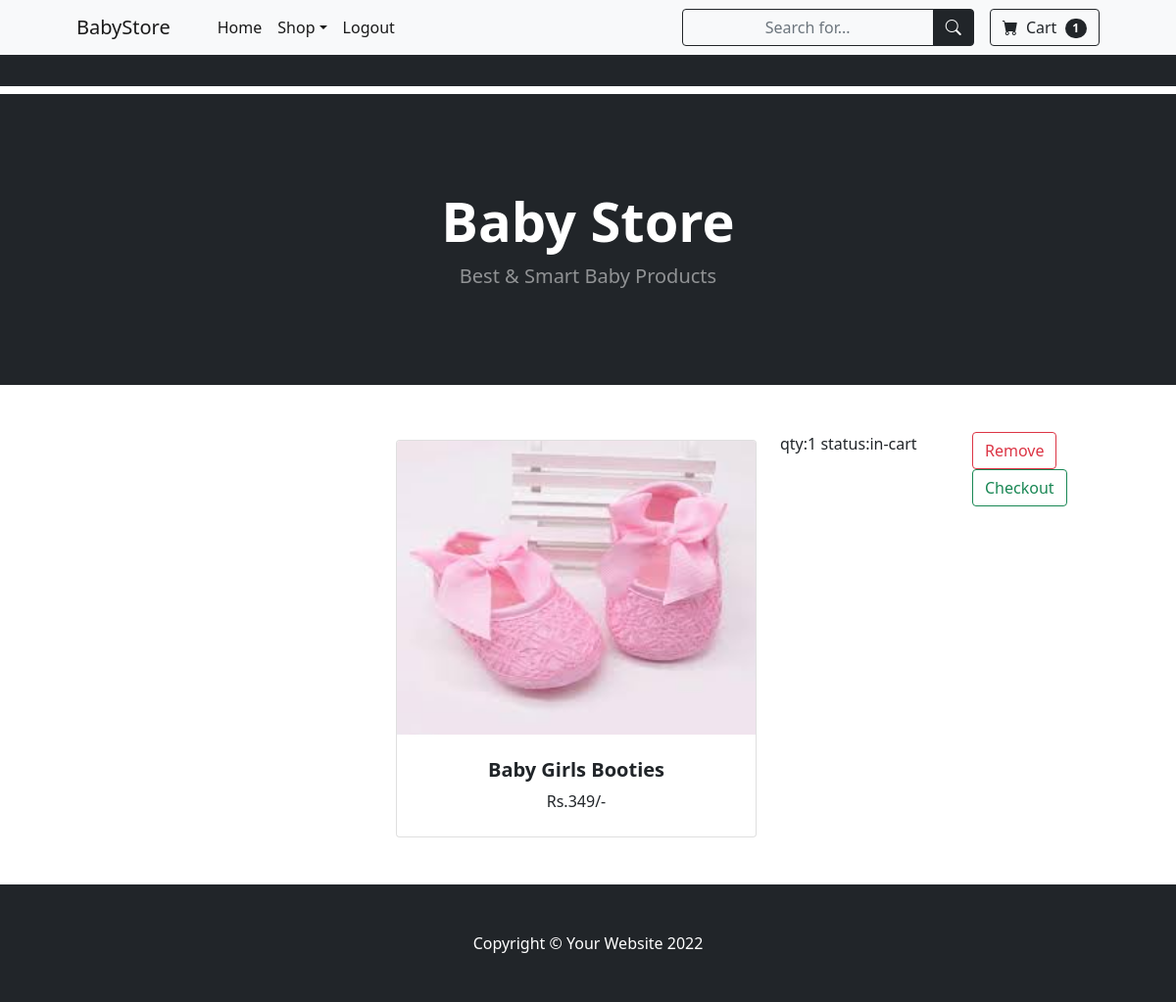
Screenshot of /carts/all (signed in) with the database file from the repository.
### owner/models.py (models this page shows, shortened)
class Carts(models.Model):
    product=models.ForeignKey(Product,on_delete=models.CASCADE)
    user=models.ForeignKey(User,on_delete=models.CASCADE)
    created_date=models.DateTimeField(auto_now_add=True,null=True)
    options=(
        ("in-cart","in-cart"),
        ("order-placed","order-placed"),
        ("cancelled","cancelled"),
    )
    status=models.CharField(max_length=120,choices=options,default="in-cart")
    qty=models.PositiveIntegerField(default=1)

class Product(models.Model):
    product_name=models.CharField(max_length=200,unique=True)
    category=models.ForeignKey(Categories,on_delete=models.CASCADE)
    image=models.ImageField(upload_to="images",null=True)
    price=models.PositiveIntegerField()
    description=models.CharField(max_length=250,null=True)

### customer/views.py (the view)
# urls.py: path("carts/all",views.MycartView.as_view(),name="mycart"),
class MycartView(ListView):
    model=Carts
    template_name = "cart-list.html"
    context_object_name = "carts"
    def get_queryset(self):
        return Carts.objects.filter(user=self.request.user).exclude(status="cancelled").order_by("-created_date")

### customer/templates/cart-list.html (shortened to what this page needs)
{%extends 'base.html'%}
{%block body_block%}
<div class="container-fluid">
    <div class="row">
        <div class="row">
            {%for cart in carts%}
            <div class="col-4"></div>
            <div class="col-4 mt-2">
                <div class="card h-100">
                    <img class="card-img-top" src="{{cart.product.image.url}}" height="300px" width="200px" alt="..."/>
                    <div class="card-body p-4">
                        <div class="text-center">
                            <h5 class="fw-bolder">{{cart.product.product_name}}</h5>
                            Rs.{{cart.product.price}}/-
                        </div>
                    </div>
                </div>
            </div>
            <div class="col-2">
                qty:{{cart.qty}}
                status:{{cart.status}}
            </div>
            <div class="col-2">
                <a href="{%url 'cart-remove' cart.id %}" class="btn btn-outline-danger">Remove</a>
                {%if cart.status != "order-placed"%}
                <a href="{%url 'orderplaced' cart.id cart.product.id %}" class="btn btn-outline-success">Checkout</a>
                {%endif%}
            </div>
            {%endfor%}
        </div>
    </div>
    {%endblock%}

### customer/templates/base.html (shortened to what this page needs)
<!DOCTYPE html>
{%load static%}
<html lang="en">
<head>
    <link href="https://cdn.jsdelivr.net/npm/bootstrap-icons@1.5.0/font/bootstrap-icons.css" rel="stylesheet"/>
    <link href="{%static 'css/styles.css'%}" rel="stylesheet"/>
</head>
<body>
<nav class="navbar navbar-expand-lg navbar-light bg-light">
    <div class="container px-4 px-lg-5">
        <a class="navbar-brand" href="{%url 'home'%}">BabyStore</a>
        <div class="collapse navbar-collapse" id="navbarSupportedContent">
            <ul class="navbar-nav me-auto mb-2 mb-lg-0 ms-lg-4">
                <li class="nav-item"><a class="nav-link active" aria-current="page" href="{%url 'home'%}">Home</a></li>
                <li class="nav-item dropdown">
                    <a class="nav-link active dropdown-toggle" id="navbarDropdown" href="#" role="button"
                       data-bs-toggle="dropdown" aria-expanded="false">Shop</a>
                </li>
                <li class="nav-item"><a class="nav-link active" href="{%url 'logout'%}">Logout</a></li>
            </ul>
            <form class="d-none d-md-inline-block form-inline ms-auto me-0 me-md-3 my-2 my-md-0">
                <div class="input-group">
                    <input class="form-control btn btn-outline-dark" type="text" placeholder="Search for..." aria-label="Search for..." aria-describedby="btnNavbarSearch" />
                    <button class="btn btn-dark" id="btnNavbarSearch" type="button"><i class="bi bi-search"></i></button>
                </div>
            </form>
            <form class="d-flex">
                <a href="{%url 'mycart'%}" class="btn btn-outline-dark" type="submit">
                    <i class="bi-cart-fill me-1"></i>
                    Cart
                    <span class="badge bg-dark text-white ms-1 rounded-pill">
                        {{request.user.carts_set.all.count}}
                    </span>
                </a>
            </form>
        </div>
    </div>
</nav>
<nav class="navbar bg-dark mb-2">
    <div class="container-fluid">
    </div>
</nav>
<header class="bg-dark py-5">
    <div class="container px-4 px-lg-5 my-5">
        <div class="text-center text-white">
            <h1 class="display-4 fw-bolder">Baby Store</h1>
            <p class="lead fw-normal text-white-50 mb-0">Best & Smart Baby Products</p>
        </div>
    </div>
</header>
<section class="py-5">
    {%block body_block%}
    {%endblock%}
</section>
<footer class="py-5 bg-dark">
    <div class="container"><p class="m-0 text-center text-white">Copyright &copy; Your Website 2022</p></div>
</footer>
</body>
</html>

### rows the page displays
Carts: product.image (picture), product.product_name "Baby Girls Booties", product.price "349", qty "1", status "in-cart", shows "Checkout"

### other values shown
{{ request.user.carts_set.all.count }} "1"
